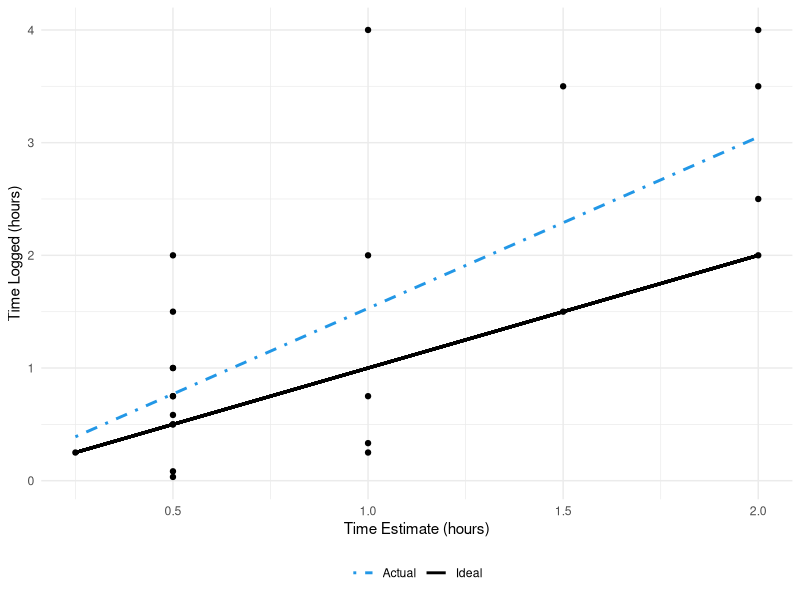
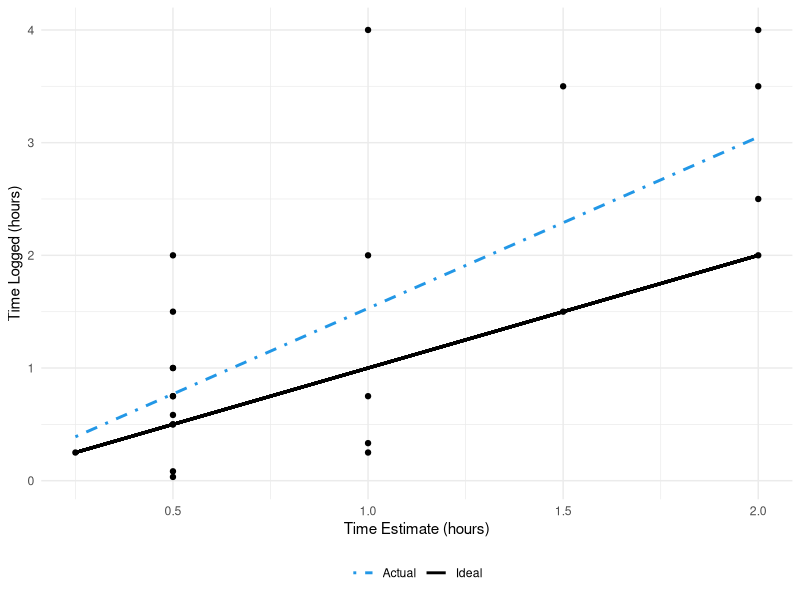

Reproduce these figures in R, in order.
library(readr)
library(dplyr)
library(ggplot2)

setwd('~/projects/task-estimation')

to_hrs <- function(x) {
  as.numeric(substr(x, 1, 2)) + as.numeric(substr(x, 4, 5))/60
}

tasks <- read_csv('tasks.csv') |>
  filter(!is.na(`Time Estimate (hours)`) & !is.na(`Time Logged (hours)`)) |>
  mutate(
    `Time Logged (hours)` = to_hrs(`Time Logged (hours)`),
    `Time Estimate (hours)` = to_hrs(`Time Estimate (hours)`)
  )

tasks |>
  ggplot(aes(x = `Time Estimate (hours)`, y = `Time Logged (hours)`)) +
  geom_point() +
  geom_smooth(method = "lm", se = FALSE, aes(color = 'Actual', linetype = 'Actual')) +
  geom_segment(aes(x = 0.25, xend = 2, y = 0.25, yend = 2, col = 'Ideal', linetype = 'Ideal'), lwd = 1) +
  scale_discrete_manual(
    c("color", "linetype"),
    name = NULL,
    breaks = c("Actual", "Ideal"),
    values = c("Actual" = 4, "Ideal"= 1)
  ) +
  theme_minimal() +
  theme(legend.position = "bottom")
ggsave("./task-estimation.png", height = 5.63, width = 4.16, units = "in", dpi = 150)